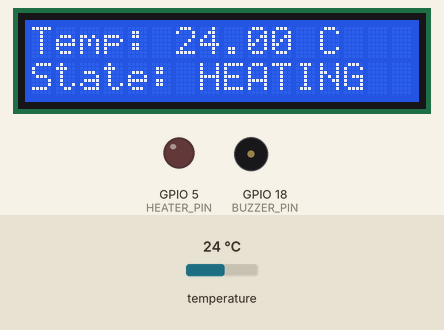
Recording of a sketch running on a simulated ESP32. Parts: 16×2 character LCD, output pins drawn as LEDs (lit = HIGH), buzzer (waves = sounding, pin HIGH). The inputs (shaded band) are chosen by the test bench; at power-on: temperature 24 °C. What the sketch prints to the serial monitor is not drawn.

Above: at 1.2 s.
1.3 s: temperature set to 29.1 °C
At 3.8 s:
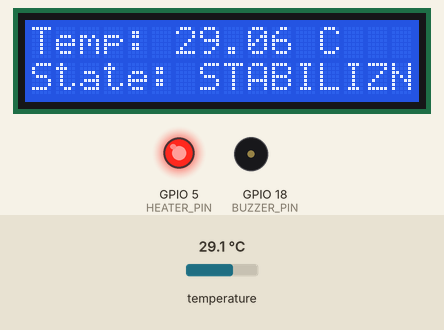
4.1 s: temperature set to 30.7 °C
At 5.0 s:
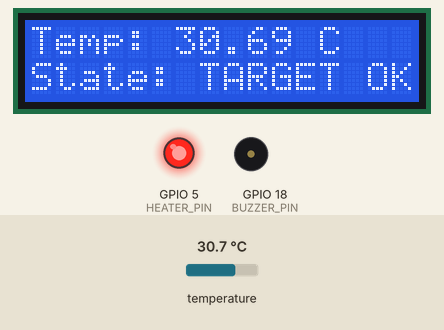
7.7 s: temperature set to 32.9 °C
At 8.7 s:
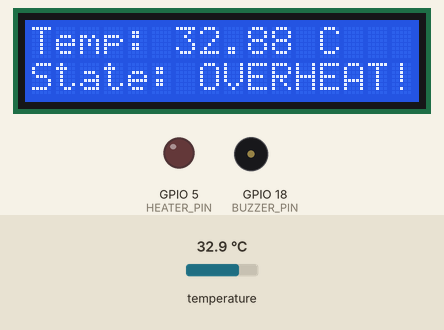
11.3 s: temperature set to 30.5 °C
At 12.4 s:
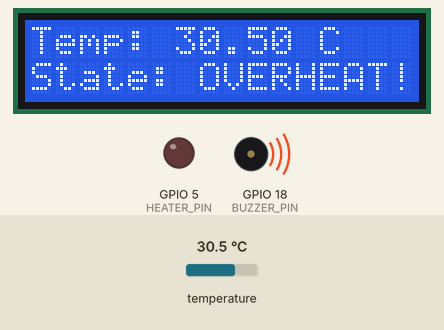
13.8 s: temperature set to 29.7 °C
At 16.1 s:
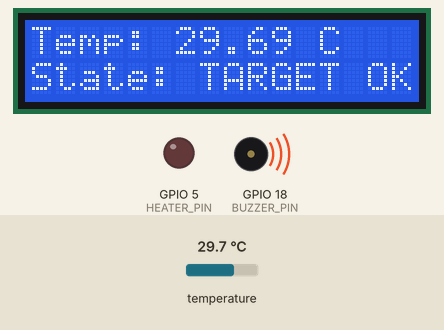
Timing chart, 0 to 18.5 s (numbered marks = the images above; inputs shaded):
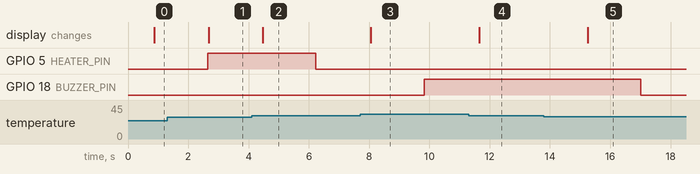

The sketch:

sketch.ino
```cpp
#include <OneWire.h>
#include <DallasTemperature.h>
#include <LiquidCrystal_I2C.h>

#define DS18B20 4
#define HEATER_PIN 5
#define BUZZER_PIN 18

OneWire oneWire(DS18B20);
DallasTemperature sensors(&oneWire);
LiquidCrystal_I2C lcd(0x27, 16, 2);

enum State {
  IDLE,
  HEATING,
  STABILIZING,
  TARGET_REACHED,
  OVERHEAT
};

State currentState = IDLE;

const float minTemp = 25.0;
const float targetTemp = 30.0;

void setup() {
  Serial.begin(115200);
  sensors.begin();
  lcd.init();
  lcd.backlight();
  pinMode(HEATER_PIN, OUTPUT);
  pinMode(BUZZER_PIN, OUTPUT);
}

void loop() {
  sensors.requestTemperatures();
  float temp = sensors.getTempCByIndex(0);
  Serial.println(temp);

  switch (currentState) {
    case IDLE:
      digitalWrite(HEATER_PIN, LOW);
      digitalWrite(BUZZER_PIN, LOW);
      if (temp < minTemp) currentState = HEATING;
      break;

    case HEATING:
      digitalWrite(HEATER_PIN, HIGH);
      digitalWrite(BUZZER_PIN, LOW);
      if (temp >= minTemp + 2) currentState = STABILIZING;
      break;

    case STABILIZING:
      digitalWrite(HEATER_PIN, HIGH); // You could pulse it here
      digitalWrite(BUZZER_PIN, LOW);
      if (temp >= targetTemp) currentState = TARGET_REACHED;
      break;

    case TARGET_REACHED:
      digitalWrite(HEATER_PIN, LOW);
      digitalWrite(BUZZER_PIN, LOW);
      if (temp > targetTemp + 2) currentState = OVERHEAT;
      else if (temp < minTemp) currentState = HEATING;
      break;

    case OVERHEAT:
      digitalWrite(HEATER_PIN, LOW);
      digitalWrite(BUZZER_PIN, HIGH);
      if (temp <= targetTemp) currentState = TARGET_REACHED;
      break;
  }

  lcd.setCursor(0, 0);
  lcd.print("Temp: ");
  lcd.print(temp);
  lcd.print(" C   ");

  lcd.setCursor(0, 1);
  switch (currentState) {
    case IDLE: lcd.print("State: IDLE       "); break;
    case HEATING: lcd.print("State: HEATING    "); break;
    case STABILIZING: lcd.print("State: STABILIZNG "); break;
    case TARGET_REACHED: lcd.print("State: TARGET OK  "); break;
    case OVERHEAT: lcd.print("State: OVERHEAT!  "); break;
  }

  delay(1000);
}
```

Measured:
- the behaviour switches between 29.9 and 30 °C on temperature (found by bisection; images 1 and 2)
- the behaviour switches between 32 and 32.1 °C on temperature (found by bisection; images 2 and 3)
- the behaviour switches between 30.1 and 30 °C on temperature (found by bisection; images 4 and 5)
- after the input at 1.3 s, the display: changes after 1.4 s (image 1)
- after the input at 4.1 s, GPIO 5 (HEATER_PIN): HIGH → LOW after 2.1 s; the display: changes after 0.37 s (image 2)
- after the input at 7.7 s, GPIO 18 (BUZZER_PIN): LOW → HIGH after 2.1 s; the display: changes after 0.36 s (image 3)
- after the input at 11.3 s, the display: changes after 0.36 s (image 4)
- after the input at 13.8 s, GPIO 18 (BUZZER_PIN): HIGH → LOW after 3.2 s; the display: changes after 1.4 s (image 5)
